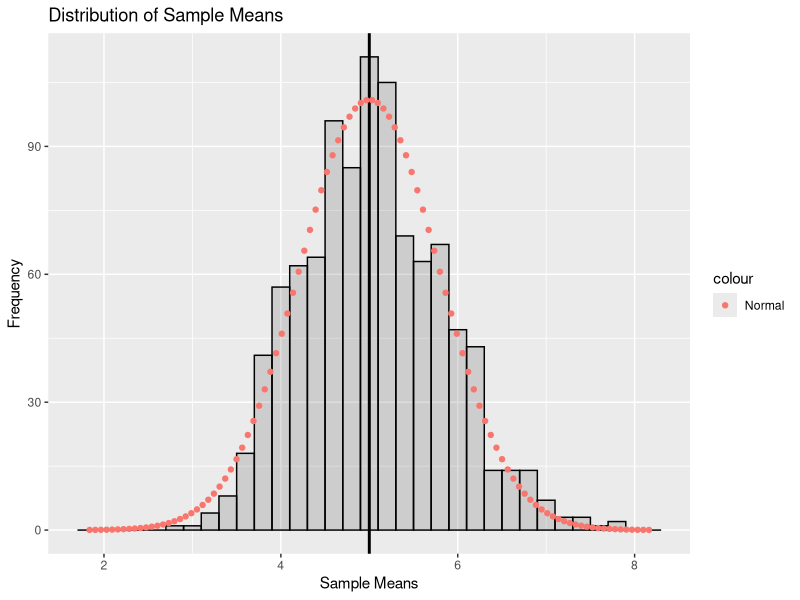

Write R code to recreate this figure.
## ---- chunk 1
lambda = 0.2
n = 40 # the size of the sample 
noSim = 1000 # the number of simulations
meanExp = 1/lambda # Expexted average of the exponential distribution
mediaExp = meanExp
sdExp = 1/lambda # Expected standard deviation of the exponential 
se = sdExp/sqrt(n)  # Theoretical standard error - Expected sd of the exponential means.

set.seed(10) # Creating 10000 means of 40 values
values <- matrix(rexp(noSim * n, rate=0.2), nrow = noSim) # matrix of 40(values) x 1000(simulations)

means <- apply(values, MARGIN = 1, mean) # means of each simulation
seSim <- sd(means)  # standard error of the simulations - observed sd of the simulated means
meanSim <- mean(means) # observed mean of the simulated exponential means
mediaSim <- mean(means) # observed median of the simulated exponential means 
## ---- chunk 2
library(ggplot2)
dat2 = data.frame(means)
g <- ggplot(dat2, aes(x=means)) + geom_histogram(alpha = .20, binwidth=0.2, colour = "black")
g <- g + xlab("Sample Means") + ylab("Frequency") + ggtitle("Distribution of Sample Means")
g <- g + geom_vline(xintercept = meanExp, size = 1)
  
  # Generate scaled data from a normal distribution
  # x-axis
  x <- seq(meanExp-4*se, meanExp+4*se,length=100)  #length (-4,4) theoretical standard errors from the mean
  #y-axis
  y <- dnorm(x, mean=meanExp, sd = se) # generate 100 normal density values.
  y = y*noSim*0.2   #adjust the normal values to the Frequencies. 0.2 stands for the binwidth. 
  xy=data.frame(cbind(x,y))

# Overlay the normal curve in the histogram
g + geom_point(data = xy, aes(x = x, y = y, colour = 'Normal')) 
## ---- chunk 3
CI <- meanExp +c(-1,1) * 1.96 * se/sqrt(n)
